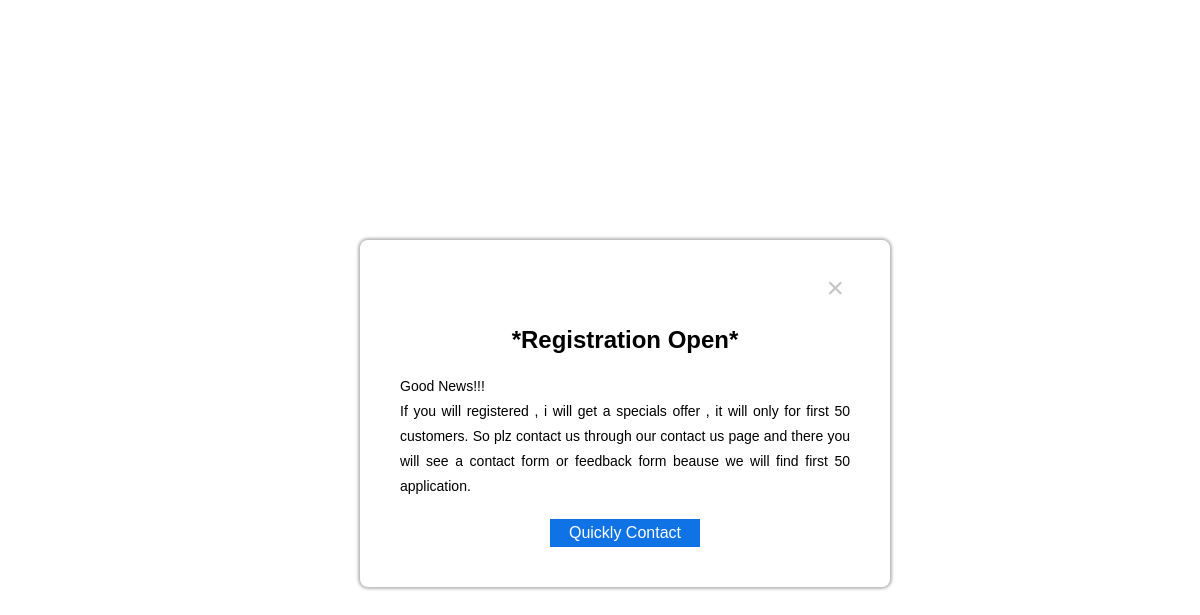
Screenshot of /notification.php with the database file from the repository.
### tables this page shows
CREATE TABLE `notification` (
  `id` int(11) NOT NULL,
  `title` varchar(150) NOT NULL,
  `msg` varchar(400) NOT NULL,
  `button` varchar(150) NOT NULL,
  `link` varchar(200) NOT NULL
);

### notification.php (the view, shortened to what this page needs)
<link rel="stylesheet" href="css/notification.css">
<?php
include "admin/db.php";
$q = "SELECT * FROM `notification`";
$rq = mysqli_query($db, $q);
$data = mysqli_fetch_assoc($rq);
?>
  <div class="popup">
    <button id="close">&times;</button>
    <?php
if(mysqli_num_rows($rq)==1){
  ?>
<h2><?= $data["title"] ?></h2>
    <p>
      <?= $data["msg"] ?>
    </p>
    <a href="<?= $data["link"] ?>"><?= $data["button"] ?></a>
  <?php
}else{
  ?>
<h1>No Notification yet</h1>
<?php
}
    ?>
  </div>

### css/notification.css (style rules this page uses)
.popup { background-color: #ffffff; box-shadow: 0 0 3px 2px rgba(0, 0, 0, 0.281); width: 450px; padding: 30px 40px; position: fixed; left: 30%; top: 30%; border-radius: 8px; font-family: "Poppins",sans-serif; display: none; text-align: center; z-index: 100; animation: notification 0.5s ease-in; }
.popup button { display: block; margin: 0 0 20px auto; background-color: transparent; font-size: 30px; color: #c5c5c5; border: none; outline: none; cursor: pointer; }
.popup p { font-size: 14px; text-align: justify; margin: 20px 0; line-height: 25px; }
.popup a { display: block; width: 150px; position: relative; margin: 10px auto; text-align: center; background-color: #0f72e5; color: #ffffff; text-decoration: none; padding: 5px 0; }

### rows the page displays
notification: title "*Registration Open*", msg "Good News!!! If you will registered , i will get a specials offer , it will only for first 50 customers. So plz contact us through our contact us page and there you will see a contact form or feedback form beause we will find first 50 application.", button "Quickly Contact"
